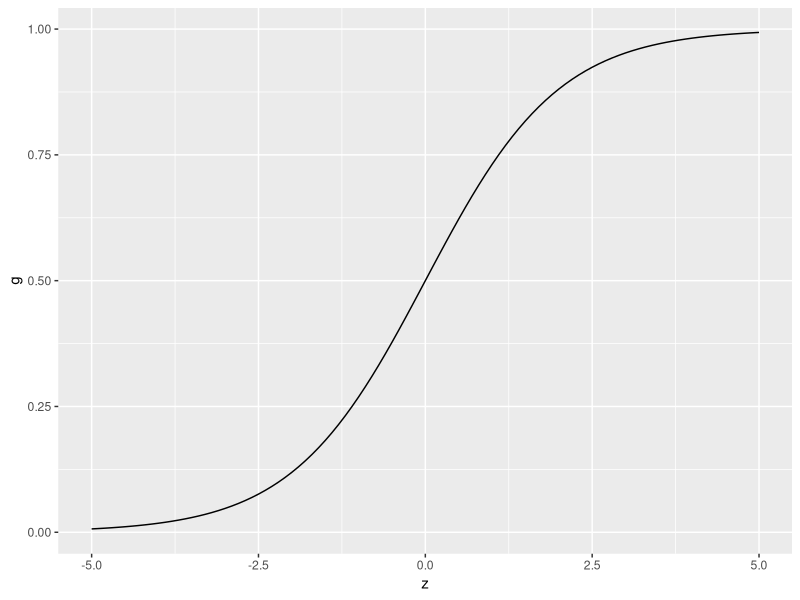

Here is the R script that generated this plot:
## ---- chunk 1
library(tibble)
library(ggplot2)
z = seq(-5,5,0.1)
g = 1/(1+exp(-z))
plotdata = as_data_frame(cbind(z,g))

(plot1 = ggplot(data = plotdata, aes(x=z,y=g)) +
          geom_line())
